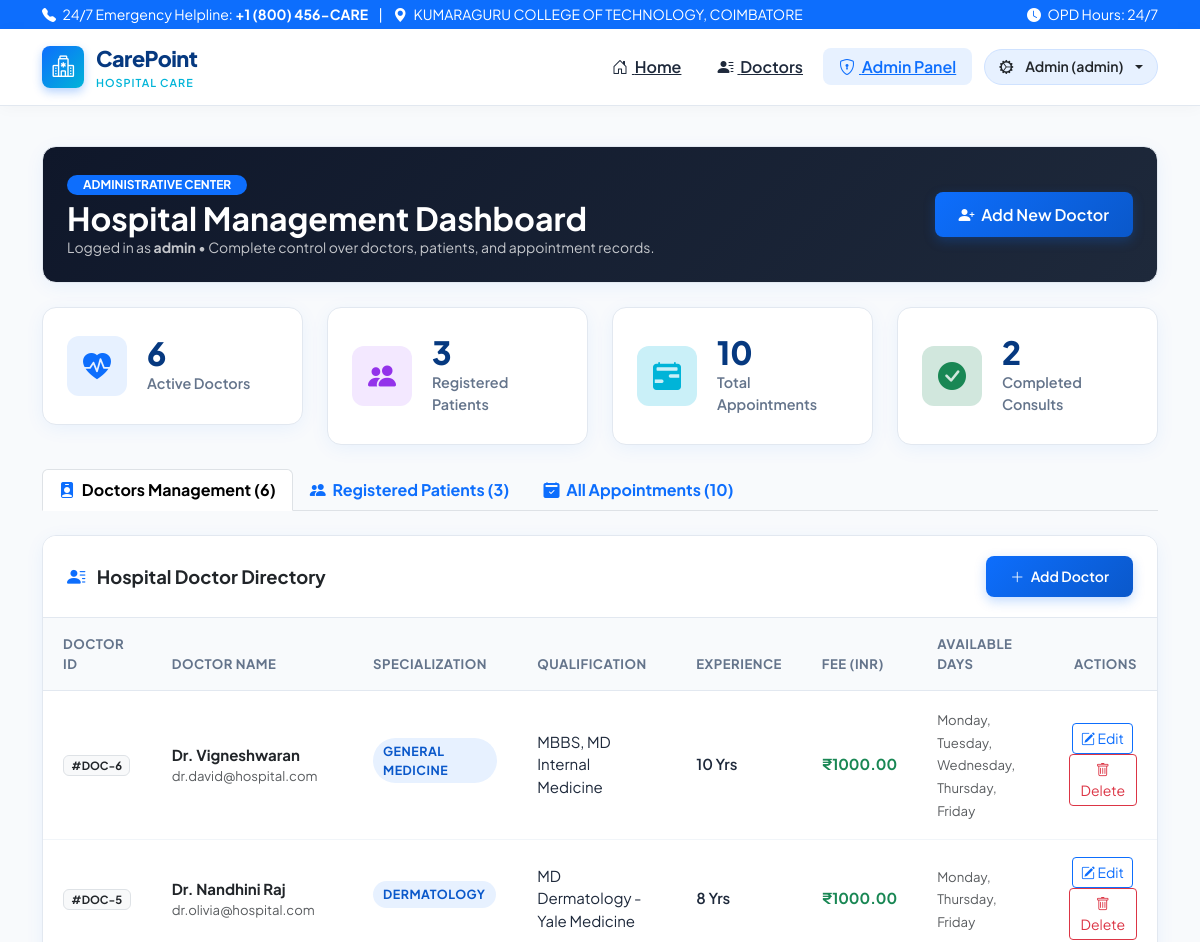
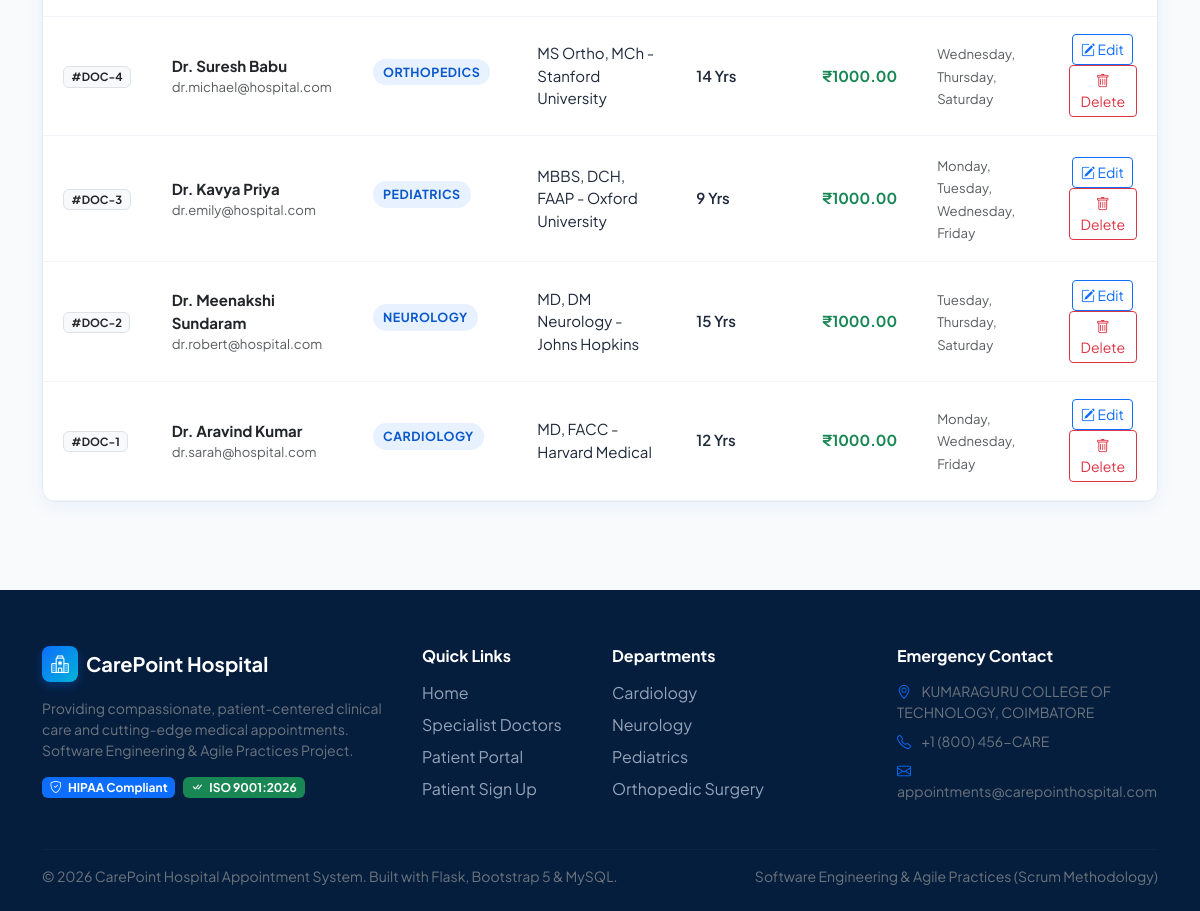
The app's page /admin/dashboard (signed in) with its own data (2 pictures, top to bottom).
### tables this page shows
CREATE TABLE doctors (
            doctor_id INTEGER PRIMARY KEY AUTOINCREMENT,
            name TEXT NOT NULL,
            email TEXT NOT NULL UNIQUE,
            password TEXT NOT NULL,
            specialization TEXT NOT NULL,
            qualification TEXT NOT NULL,
            experience INTEGER NOT NULL,
            consultation_fee REAL NOT NULL,
            available_days TEXT NOT NULL,
            created_at TIMESTAMP DEFAULT CURRENT_TIMESTAMP
        );

### app.py (the view)
@app.route('/admin/dashboard')
@login_required(role='admin')
def admin_dashboard():
    doctors_list = Database.query("SELECT * FROM doctors ORDER BY doctor_id DESC")
    patients_list = Database.query("SELECT * FROM patients ORDER BY patient_id DESC")
    appointments_list = Database.query(
        """
        SELECT a.appointment_id, a.appointment_date, a.appointment_time, a.reason, a.status,
               p.name AS patient_name, p.phone AS patient_phone,
               d.name AS doctor_name, d.specialization
        FROM appointments a
        JOIN patients p ON a.patient_id = p.patient_id
        JOIN doctors d ON a.doctor_id = d.doctor_id
        ORDER BY a.appointment_id DESC
        """
    )
    stats = {
        'total_doctors': len(doctors_list),
        'total_patients': len(patients_list),
        'total_appointments': len(appointments_list),
        'completed_appointments': sum(1 for a in appointments_list if a['status'] == 'Completed')
    }
    return render_template(
        'admin_dashboard.html',
        doctors=doctors_list,
        patients=patients_list,
        appointments=appointments_list,
        stats=stats
    )

### app.py (called while the page is built, shortened)
def login_required(role=None):
    def decorator(f):
        @wraps(f)
        def decorated_function(*args, **kwargs):
            if 'user_id' not in session:
                flash("Please log in to access this page.", "warning")
                return redirect(url_for('login', next=request.url))
            return f(*args, **kwargs)
        return decorated_function
    return decorator

### config.py (called while the page is built, shortened)
    @staticmethod
    def get_connection():
        global ACTIVE_BACKEND
        conn = sqlite3.connect(Config.SQLITE_DB)
        conn.row_factory = sqlite3.Row
        return conn, 'sqlite'

### templates/admin_dashboard.html (shortened to what this page needs)
{% extends 'base.html' %}
{% block content %}
<div class="container py-4">
    <div class="hospital-card p-4 mb-4 text-white" style="background: linear-gradient(135deg, #0f172a 0%, #1e293b 100%);">
        <div class="d-flex flex-wrap align-items-center justify-content-between gap-3">
            <div>
                <span class="badge bg-primary text-white fw-bold text-uppercase px-3 py-1 rounded-pill mb-1">Administrative Center</span>
                <h2 class="fw-bold mb-0">Hospital Management Dashboard</h2>
                <div class="text-white text-opacity-75 small">
                    Logged in as <strong>{{ session.get('name', 'System Admin') }}</strong> &bull; Complete control over doctors, patients, and appointment records.
                </div>
            </div>
            <div>
                <button type="button" class="btn btn-primary-custom" data-bs-toggle="modal" data-bs-target="#addDoctorModal">
                    <i class="bi bi-person-plus-fill me-1"></i> Add New Doctor
                </button>
            </div>
        </div>
    </div>
    <div class="row g-4 mb-4">
        <div class="col-md-3 col-sm-6">
            <div class="stat-card">
                <div class="stat-icon blue">
                    <i class="bi bi-heart-pulse-fill"></i>
                </div>
                <div>
                    <div class="stat-number">{{ stats.total_doctors }}</div>
                    <div class="stat-label">Active Doctors</div>
                </div>
            </div>
        </div>
        <div class="col-md-3 col-sm-6">
            <div class="stat-card">
                <div class="stat-icon purple">
                    <i class="bi bi-people-fill"></i>
                </div>
                <div>
                    <div class="stat-number">{{ stats.total_patients }}</div>
                    <div class="stat-label">Registered Patients</div>
                </div>
            </div>
        </div>
        <div class="col-md-3 col-sm-6">
            <div class="stat-card">
                <div class="stat-icon cyan">
                    <i class="bi bi-calendar2-range-fill"></i>
                </div>
                <div>
                    <div class="stat-number">{{ stats.total_appointments }}</div>
                    <div class="stat-label">Total Appointments</div>
                </div>
            </div>
        </div>
        <div class="col-md-3 col-sm-6">
            <div class="stat-card">
                <div class="stat-icon green">
                    <i class="bi bi-check-circle-fill"></i>
                </div>
                <div>
                    <div class="stat-number">{{ stats.completed_appointments }}</div>
                    <div class="stat-label">Completed Consults</div>
                </div>
            </div>
        </div>
    </div>
    <ul class="nav nav-tabs mb-4 fw-bold" id="adminTabs" role="tablist">
        <li class="nav-item" role="presentation">
            <button class="nav-link active" id="doctors-tab" data-bs-toggle="tab" data-bs-target="#doctors-pane" type="button" role="tab" aria-controls="doctors-pane" aria-selected="true">
                <i class="bi bi-person-badge-fill me-1 text-primary"></i> Doctors Management ({{ doctors|length }})
            </button>
        </li>
        <li class="nav-item" role="presentation">
            <button class="nav-link" id="patients-tab" data-bs-toggle="tab" data-bs-target="#patients-pane" type="button" role="tab" aria-controls="patients-pane" aria-selected="false">
                <i class="bi bi-people-fill me-1 text-primary"></i> Registered Patients ({{ patients|length }})
            </button>
        </li>
        <li class="nav-item" role="presentation">
            <button class="nav-link" id="appointments-tab" data-bs-toggle="tab" data-bs-target="#appointments-pane" type="button" role="tab" aria-controls="appointments-pane" aria-selected="false">
                <i class="bi bi-calendar2-check-fill me-1 text-primary"></i> All Appointments ({{ appointments|length }})
            </button>
        </li>
    </ul>
    <div class="tab-content" id="adminTabContent">
        <div class="tab-pane fade show active" id="doctors-pane" role="tabpanel" aria-labelledby="doctors-tab">
            <div class="hospital-card">
                <div class="hospital-card-header bg-white">
                    <span class="text-dark"><i class="bi bi-person-lines-fill text-primary me-2"></i> Hospital Doctor Directory</span>
                    <button type="button" class="btn btn-sm btn-primary-custom" data-bs-toggle="modal" data-bs-target="#addDoctorModal">
                        <i class="bi bi-plus-lg me-1"></i> Add Doctor
                    </button>
                </div>
                <div class="table-responsive">
                    <table class="table hospital-table align-middle">
                        <thead>
                            <tr>
                                <th>Doctor ID</th>
                                <th>Doctor Name</th>
                                <th>Specialization</th>
                                <th>Qualification</th>
                                <th>Experience</th>
                                <th>Fee (INR)</th>
                                <th>Available Days</th>
                                <th class="text-end">Actions</th>
                            </tr>
                        </thead>
                        <tbody>
                            {% for doc in doctors %}
                            <tr>
                                <td><span class="badge bg-light text-dark border">#DOC-{{ doc.doctor_id }}</span></td>
                                <td>
                                    <div class="fw-bold text-dark">{{ doc.name }}</div>
                                    <div class="text-muted small">{{ doc.email }}</div>
                                </td>
                                <td><span class="specialty-badge">{{ doc.specialization }}</span></td>
                                <td>{{ doc.qualification }}</td>
                                <td><span class="fw-semibold">{{ doc.experience }} Yrs</span></td>
                                <td><span class="fw-bold text-success">₹{{ "%.2f"|format(doc.consultation_fee) }}</span></td>
                                <td><span class="small text-muted">{{ doc.available_days }}</span></td>
                                <td class="text-end">
                                    <button type="button" class="btn btn-sm btn-outline-primary me-1"
                                            data-bs-toggle="modal" data-bs-target="#editDoctorModal{{ doc.doctor_id }}">
                                        <i class="bi bi-pencil-square"></i> Edit
                                    </button>
                                    <form action="{{ url_for('admin_delete_doctor', doctor_id=doc.doctor_id) }}" method="POST" class="d-inline" onsubmit="return confirm('Are you sure you want to delete doctor {{ doc.name }}? All related appointments will also be removed.');">
                                        <button type="submit" class="btn btn-sm btn-outline-danger">
                                            <i class="bi bi-trash"></i> Delete
                                        </button>
                                    </form>
                                </td>
                            </tr>
                            {% endfor %}
                        </tbody>
                    </table>
                </div>
            </div>
        </div>
    </div>
</div>
{% endblock %}

### static/css/style.css (style rules this page uses)
:root { --primary: #0d6efd; --primary-dark: #0a58ca; --primary-darker: #063980; --primary-light: #e7f1ff; --primary-subtle: #cfe2ff; --accent: #00b4d8; --accent-light: #caf0f8; --secondary-bg: #f8fafc; --card-bg: #ffffff; --text-main: #1e293b; --text-muted: #64748b; --border-color: #e2e8f0; --radius-sm: 8px; --radius-md: 14px; --radius-lg: 20px; --shadow-soft: 0 4px 20px -2px rgba(13, 110, 253, 0.08); --shadow-hover: 0 12px 30px -4px rgba(13, 110, 253, 0.16); --transition: all 0.25s ease-in-out; }
body { font-family: 'Plus Jakarta Sans', -apple-system, BlinkMacSystemFont, "Segoe UI", Roboto, sans-serif; background-color: var(--secondary-bg); color: var(--text-main); min-height: 100vh; display: flex; flex-direction: column; }
.hospital-card { background: var(--card-bg); border: 1px solid var(--border-color); border-radius: var(--radius-md); box-shadow: var(--shadow-soft); transition: var(--transition); overflow: hidden; }
.hospital-card-header { background: #ffffff; border-bottom: 1px solid var(--border-color); padding: 1.25rem 1.5rem; font-weight: 700; font-size: 1.15rem; color: var(--primary-darker); display: flex; align-items: center; justify-content: space-between; }
.stat-card { background: #ffffff; border-radius: var(--radius-md); border: 1px solid var(--border-color); padding: 1.75rem 1.5rem; display: flex; align-items: center; gap: 1.25rem; box-shadow: var(--shadow-soft); transition: var(--transition); }
.stat-icon { width: 60px; height: 60px; border-radius: 12px; display: flex; align-items: center; justify-content: center; font-size: 1.75rem; flex-shrink: 0; }
.stat-icon.blue { background: var(--primary-light); color: var(--primary); }
.stat-icon.cyan { background: var(--accent-light); color: var(--accent); }
.stat-icon.green { background: #d1e7dd; color: #198754; }
.stat-icon.purple { background: #f3e8ff; color: #9333ea; }
.stat-number { font-size: 2rem; font-weight: 800; line-height: 1; color: var(--primary-darker); margin-bottom: 4px; }
.stat-label { font-size: 0.9rem; font-weight: 600; color: var(--text-muted); margin: 0; }
.specialty-badge { display: inline-block; background: var(--primary-light); color: var(--primary-dark); font-weight: 700; font-size: 0.78rem; padding: 4px 10px; border-radius: 50px; text-transform: uppercase; letter-spacing: 0.5px; margin-bottom: 8px; }
.hospital-table { margin-bottom: 0; }
.hospital-table thead th { background-color: #f8fafc; color: var(--text-muted); font-weight: 700; font-size: 0.82rem; text-transform: uppercase; letter-spacing: 0.5px; padding: 1rem 1.25rem; border-bottom: 1px solid var(--border-color); }
.hospital-table tbody td { padding: 1.1rem 1.25rem; vertical-align: middle; border-bottom: 1px solid #f1f5f9; color: var(--text-main); font-size: 0.94rem; }
.btn-primary-custom { background: linear-gradient(135deg, var(--primary) 0%, var(--primary-dark) 100%); border: none; color: #ffffff; font-weight: 600; padding: 0.65rem 1.5rem; border-radius: var(--radius-sm); box-shadow: 0 4px 12px rgba(13, 110, 253, 0.25); transition: var(--transition); }

### records on screen
doctors: doctor_id "6", name "Dr. Vigneshwaran", email "dr.david@hospital.com", specialization "GENERAL MEDICINE", qualification "MBBS, MD Internal Medicine", experience "10", consultation_fee "1000.00", available_days "Monday, Tuesday, Wednesday, Thursday, Friday"
doctors: doctor_id "5", name "Dr. Nandhini Raj", email "dr.olivia@hospital.com", specialization "DERMATOLOGY", qualification "MD Dermatology - Yale Medicine", experience "8", consultation_fee "1000.00", available_days "Monday, Thursday, Friday"
doctors: doctor_id "4", name "Dr. Suresh Babu", email "dr.michael@hospital.com", specialization "ORTHOPEDICS", qualification "MS Ortho, MCh - Stanford University", experience "14", consultation_fee "1000.00", available_days "Wednesday, Thursday, Saturday"
doctors: doctor_id "3", name "Dr. Kavya Priya", email "dr.emily@hospital.com", specialization "PEDIATRICS", qualification "MBBS, DCH, FAAP - Oxford University", experience "9", consultation_fee "1000.00", available_days "Monday, Tuesday, Wednesday, Friday"
doctors: doctor_id "2", name "Dr. Meenakshi Sundaram", email "dr.robert@hospital.com", specialization "NEUROLOGY", qualification "MD, DM Neurology - Johns Hopkins", experience "15", consultation_fee "1000.00", available_days "Tuesday, Thursday, Saturday"
doctors: doctor_id "1", name "Dr. Aravind Kumar", email "dr.sarah@hospital.com", specialization "CARDIOLOGY", qualification "MD, FACC - Harvard Medical", experience "12", consultation_fee "1000.00", available_days "Monday, Wednesday, Friday"

### other values on screen
{{ session.get('name', 'Admin') }} "admin"
{{ session.get('name', 'System Admin') }} "admin"
{{ stats.total_doctors }} "6"
{{ stats.total_patients }} "3"
{{ stats.total_appointments }} "10"
{{ stats.completed_appointments }} "2"
{{ doctors|length }} "6"
{{ patients|length }} "3"
{{ appointments|length }} "10"
